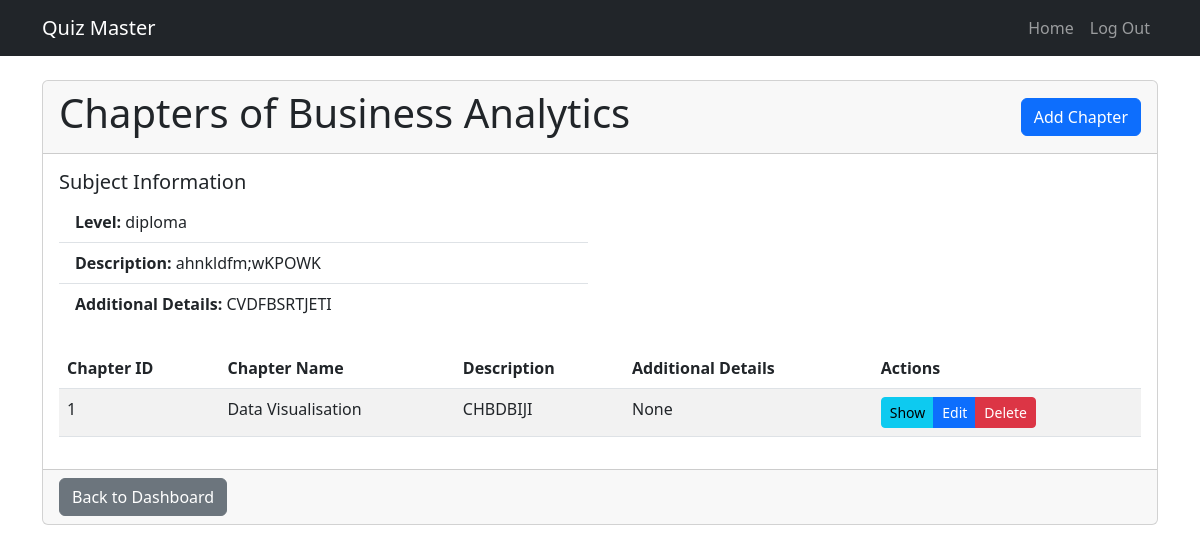
The page /subject/1/ (signed in) on the database its author committed.
### model.py (models this page shows)
class Subject(db.Model):
    __tablename__='subject'
    id=db.Column(db.Integer,primary_key=True,autoincrement=True)
    name = db.Column(db.String, unique=True, nullable=False)
    level = db.Column(db.String, nullable=False)
    description=db.Column(db.String)
    additional_details=db.Column(db.String)

class Chapter(db.Model):
    __tablename__='chapter'
    id=db.Column(db.Integer,primary_key=True,autoincrement=True)
    subject_id = db.Column(db.Integer, db.ForeignKey('subject.id'), nullable=False)
    name = db.Column(db.String, unique=True, nullable=False)
    description=db.Column(db.String)
    additional_details=db.Column(db.String)
    subject = db.relationship('Subject', backref=db.backref('chapters', cascade="all, delete-orphan"))
    quizzes = db.relationship('Quiz', backref='chapter', cascade="all, delete-orphan")

### app.py (the view)
@app.route('/subject/<int:subject_id>/')
@auth_req
def show_subject(subject_id):
    subject = Subject.query.get(subject_id)
    if not subject:
        flash('Subject not found', 'danger')
        return redirect(url_for('admin'))
    if session['user_type'] == 'student':
        user = Users.query.get(session['user_id'])
        if subject.level != user.level:
            flash('You can only view subjects for your level', 'warning')
            return redirect(url_for('student'))
    return render_template('Subject/show_subject.html', subject=subject)

### app.py (called while the page is built)
def auth_req(f):
    @wraps(f)
    def inner(*args, **kwargs):
        if 'user_id' not in session:
            flash('You need to login first', 'danger')
            return redirect(url_for('login'))
        return f(*args, **kwargs)
    return inner

### templates/Subject/show_subject.html (shortened to what this page needs)
{%extends "dashboard_layout.html"%}
{%block content%}
<div class="card">
    <div class="card-header d-flex justify-content-between align-items-center">
        <h1>Chapters of {{subject.name}}</h1>
        <a href="{{ url_for('add_chapter', subject_id=subject.id)}}" class="btn btn-primary">Add Chapter</a>
    </div>
    <div class="card-body">
        <div class="row mb-4">
            <div class="col-md-6">
                <h5 class="card-title">Subject Information</h5>
                <ul class="list-group list-group-flush">
                    <li class="list-group-item"><strong>Level:</strong> {{ subject.level }}</li>
                    <li class="list-group-item"><strong>Description:</strong> {{ subject.description }}</li>
                    <li class="list-group-item"><strong>Additional Details:</strong> {{ subject.additional_details or 'None' }}</li>
                </ul>
            </div>
        </div>
        <div class="table-responsive">
            <table class="table table-striped">
                <thead>
                    <tr>
                        <th>Chapter ID</th>
                        <th>Chapter Name</th>
                        <th>Description</th>
                        <th>Additional Details</th>
                        <th>Actions</th>
                    </tr>
                </thead>
                <tbody>
                    {% for chapter in subject.chapters %}
                    <tr>
                        <td>{{chapter.id}}</td>
                        <td>{{chapter.name}}</td>
                        <td>{{chapter.description or 'No description'}}</td>
                        <td>{{chapter.additional_details or 'None'}}</td>
                        <td>
                            <div class="btn-group">
                                <a href="{{url_for('show_chapter', subject_id=subject.id, chapter_id=chapter.id)}}" class="btn btn-sm btn-info">Show</a>
                                <a href="{{url_for('edit_chapter', subject_id=subject.id, chapter_id=chapter.id)}}" class="btn btn-sm btn-primary">Edit</a>
                                <a href="{{url_for('delete_chapter', subject_id=subject.id, chapter_id=chapter.id)}}" class="btn btn-sm btn-danger">Delete</a>
                            </div>
                        </td>
                    </tr>
                    {% else %}
                    <tr>
                        <td colspan="5" class="text-center">No chapters added yet</td>
                    </tr>
                    {% endfor %}
                </tbody>
            </table>
        </div>
    </div>
    <div class="card-footer">
        <a href="{{ url_for('admin') }}" class="btn btn-secondary">Back to Dashboard</a>
    </div>
</div>
{% endblock %}

### rows shown on the page
Subject: name "Business Analytics", level "diploma", description "ahnkldfm;wKPOWK", additional_details "CVDFBSRTJETI"
Chapter: id "1", name "Data Visualisation", description "CHBDBIJI", additional_details "None"
